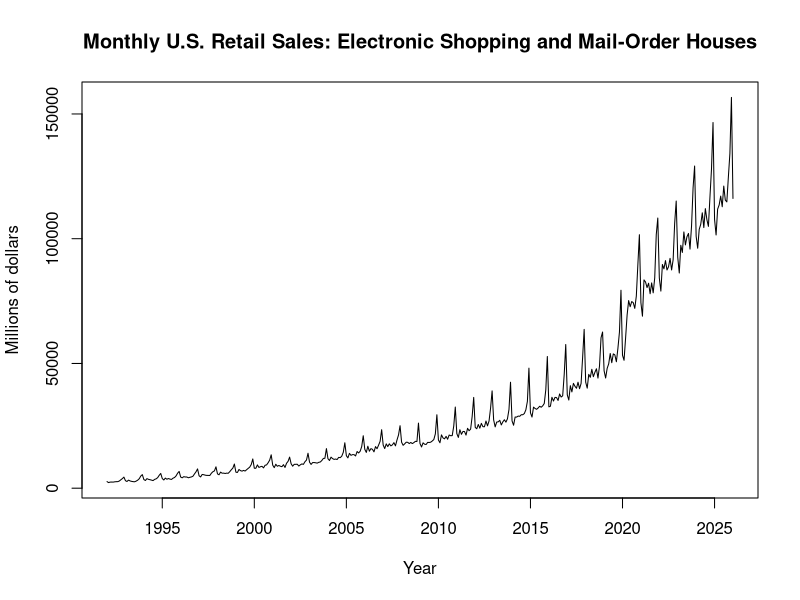
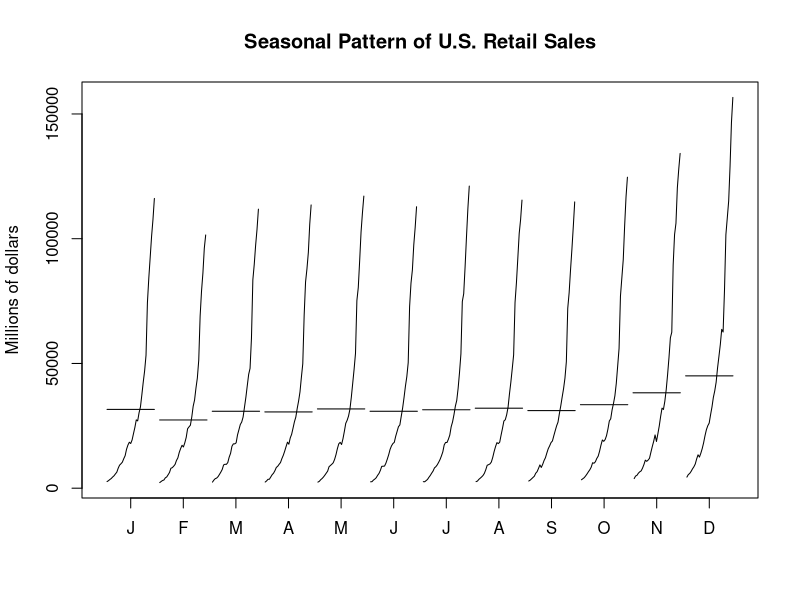
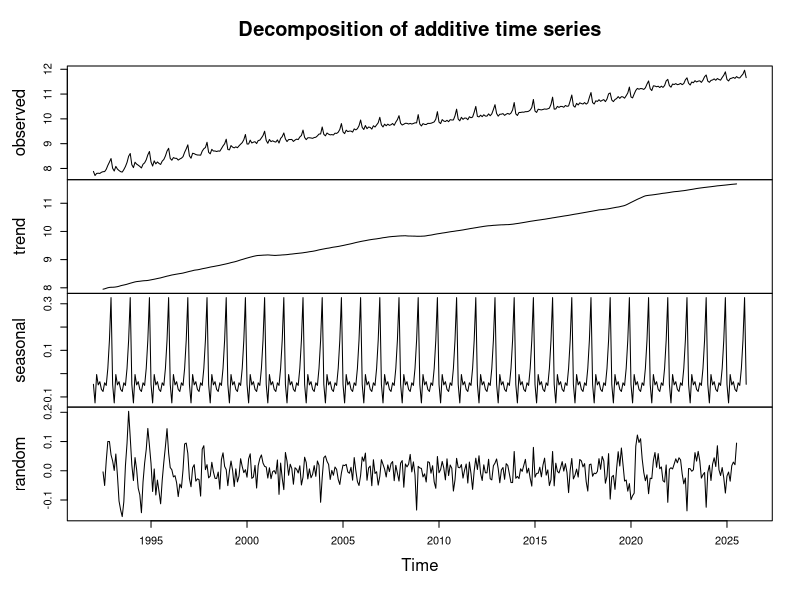
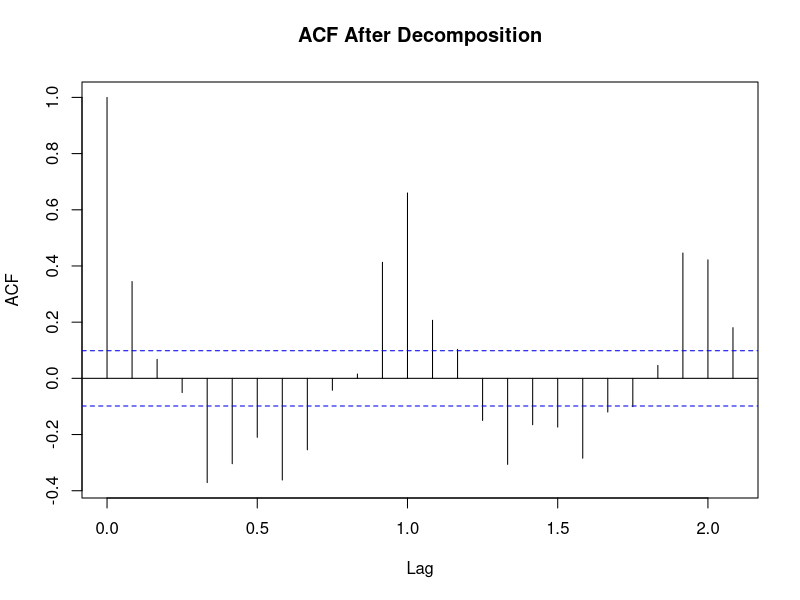
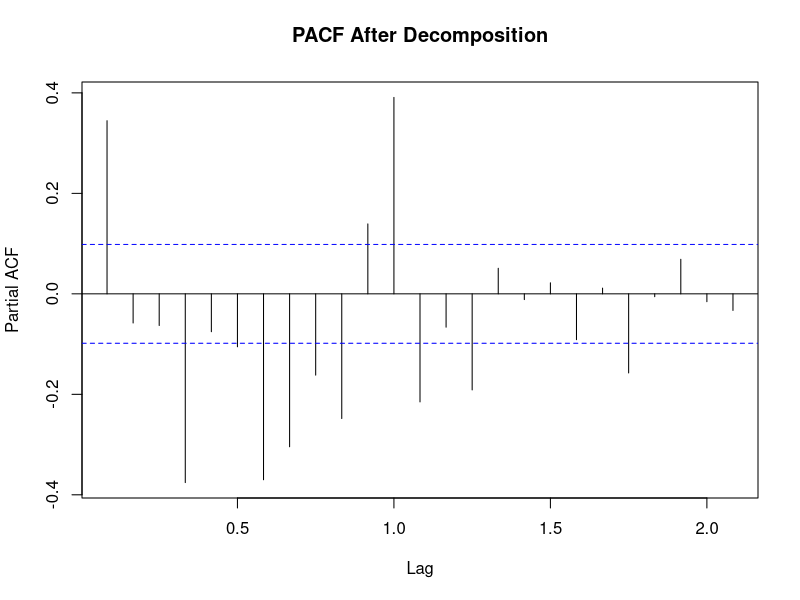
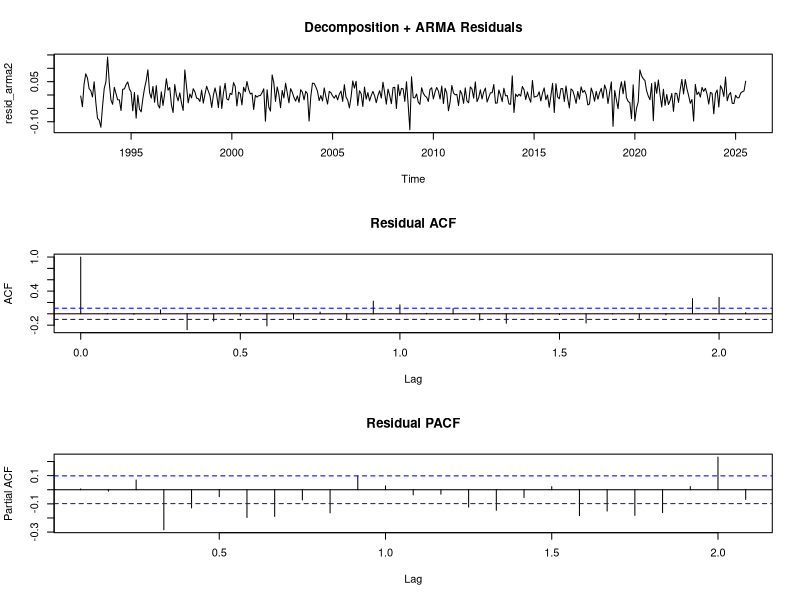
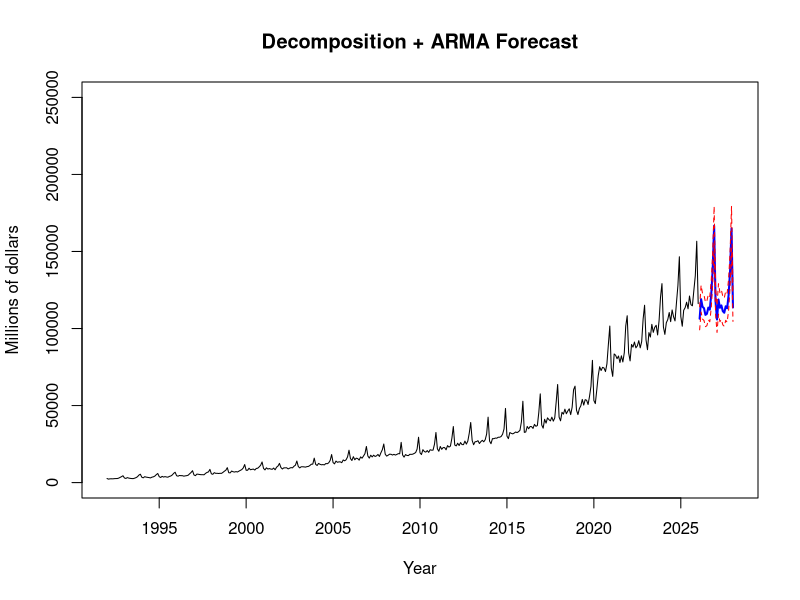
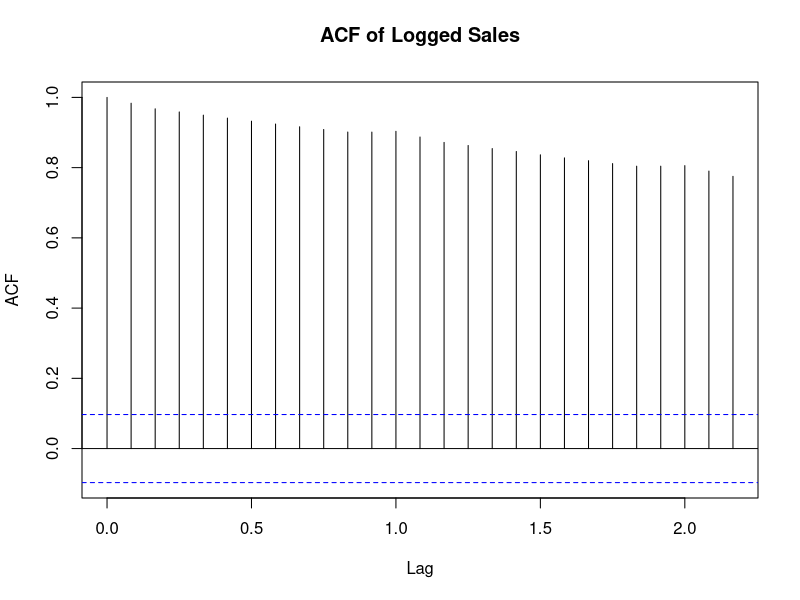

Source code (R) for these figures, in order:
# U.S. Retail Sales Forecasting: Decomposition/ARMA and SARIMA
# Original STAT 5550 analysis by Cole Rajaratnam (April 2026).
# Repository adaptation: consistent relative paths and forecast time indices.
# Uses base R only. Run from the repository root: source("analysis.R")

# 1. Load and validate the original monthly FRED series
sales_data <- read.csv("5550RetailData.csv", stringsAsFactors = FALSE)
stopifnot(all(c("observation_date", "MRTSSM4541USN") %in% names(sales_data)))
sales_data$observation_date <- as.Date(sales_data$observation_date)
sales_data <- sales_data[order(sales_data$observation_date), ]
stopifnot(nrow(sales_data) == 409L,
          !anyNA(sales_data[, c("observation_date", "MRTSSM4541USN")]),
          all(sales_data$MRTSSM4541USN > 0),
          identical(sales_data$observation_date,
                    seq(as.Date("1992-01-01"), as.Date("2026-01-01"), by = "month")))

sales_ts <- ts(sales_data$MRTSSM4541USN, start = c(1992, 1), frequency = 12)
log_sales_ts <- log(sales_ts)
forecast_start <- c(2026, 2) # First month after the final observation

# Exploratory time series and seasonal pattern
plot(sales_ts, main = "Monthly U.S. Retail Sales: Electronic Shopping and Mail-Order Houses",
     ylab = "Millions of dollars", xlab = "Year")
monthplot(sales_ts, main = "Seasonal Pattern of U.S. Retail Sales",
          ylab = "Millions of dollars")

# 2. Decomposition followed by seasonal ARMA on residuals
decomp <- decompose(log_sales_ts, type = "additive")
plot(decomp)
residuals_ts_clean <- na.omit(decomp$random)
acf(residuals_ts_clean, main = "ACF After Decomposition")
pacf(residuals_ts_clean, main = "PACF After Decomposition")

model_arma1 <- arima(residuals_ts_clean, order = c(1, 0, 0))
model_arma2 <- arima(residuals_ts_clean, order = c(1, 0, 0),
                     seasonal = list(order = c(0, 0, 1), period = 12))
cat("Decomposition residual model AICs:\n")
print(c(AR1 = model_arma1$aic, Seasonal_ARMA = model_arma2$aic))

resid_arma2 <- residuals(model_arma2)
par(mfrow = c(3, 1))
plot(resid_arma2, main = "Decomposition + ARMA Residuals")
acf(resid_arma2, main = "Residual ACF")
pacf(resid_arma2, main = "Residual PACF")
par(mfrow = c(1, 1))

forecast_arma <- predict(model_arma2, n.ahead = 24)
last_trend <- tail(na.omit(decomp$trend), 1)
last_seasonal <- tail(decomp$seasonal, 12)
trend_future <- rep(as.numeric(last_trend), 24)
seasonal_future <- rep(as.numeric(last_seasonal), length.out = 24)
yhat_log <- trend_future + seasonal_future + as.numeric(forecast_arma$pred)
yhat <- ts(exp(yhat_log), start = forecast_start, frequency = 12)
# Approximate bounds conditional on the extrapolated trend and seasonal effects;
# these omit uncertainty from estimating/extrapolating those components.
lower_arma <- ts(exp(yhat_log - 1.96 * as.numeric(forecast_arma$se)),
                 start = forecast_start, frequency = 12)
upper_arma <- ts(exp(yhat_log + 1.96 * as.numeric(forecast_arma$se)),
                 start = forecast_start, frequency = 12)

plot(sales_ts, xlim = c(1992, 2028), ylim = c(0, 250000),
     main = "Decomposition + ARMA Forecast", ylab = "Millions of dollars", xlab = "Year")
lines(yhat, col = "blue", lwd = 2)
lines(lower_arma, col = "red", lty = 2)
lines(upper_arma, col = "red", lty = 2)

# 3. SARIMA models on the logged original series
acf(log_sales_ts, main = "ACF of Logged Sales")
diff1 <- diff(log_sales_ts)
diff2 <- diff(diff1, lag = 12)
plot(diff1, main = "First Difference of Logged Sales")
acf(diff1, main = "ACF After First Differencing")
plot(diff2, main = "First and Seasonal Differencing")
acf(diff2, main = "ACF After Both Differences")
pacf(diff2, main = "PACF After Both Differences")

model_sarima <- arima(log_sales_ts, order = c(0, 1, 1),
                      seasonal = list(order = c(0, 1, 1), period = 12))
model_sarima_alt <- arima(log_sales_ts, order = c(1, 1, 1),
                          seasonal = list(order = c(0, 1, 1), period = 12))
cat("SARIMA AIC comparison:\n")
print(c(Selected = model_sarima$aic, Alternative = model_sarima_alt$aic))
print(model_sarima)

resid_sarima <- residuals(model_sarima)
par(mfrow = c(3, 1))
plot(resid_sarima, main = "SARIMA Residuals")
acf(resid_sarima, main = "SARIMA Residual ACF")
pacf(resid_sarima, main = "SARIMA Residual PACF")
par(mfrow = c(1, 1))

forecast_sarima <- predict(model_sarima, n.ahead = 24)
yhat_sarima <- ts(exp(as.numeric(forecast_sarima$pred)),
                  start = forecast_start, frequency = 12)
lower_sarima <- ts(exp(as.numeric(forecast_sarima$pred) -
                       1.96 * as.numeric(forecast_sarima$se)),
                   start = forecast_start, frequency = 12)
upper_sarima <- ts(exp(as.numeric(forecast_sarima$pred) +
                       1.96 * as.numeric(forecast_sarima$se)),
                   start = forecast_start, frequency = 12)

plot(sales_ts, xlim = c(1992, 2028), ylim = c(0, 250000),
     main = "SARIMA Forecast", ylab = "Millions of dollars", xlab = "Year")
lines(yhat_sarima, col = "blue", lwd = 2)
lines(lower_sarima, col = "red", lty = 2)
lines(upper_sarima, col = "red", lty = 2)

# Save a compact table of future point forecasts and nominal 95% SARIMA bounds.
# Exponentiated log forecasts are medians on the original sales scale.
forecast_table <- data.frame(
  month = format(seq(as.Date("2026-02-01"), by = "month", length.out = 24), "%Y-%m"),
  sarima_median_forecast = as.numeric(yhat_sarima),
  sarima_lower_95 = as.numeric(lower_sarima),
  sarima_upper_95 = as.numeric(upper_sarima)
)
cat("\nFirst six forecast months (sales in millions of dollars):\n")
print(head(forecast_table))
